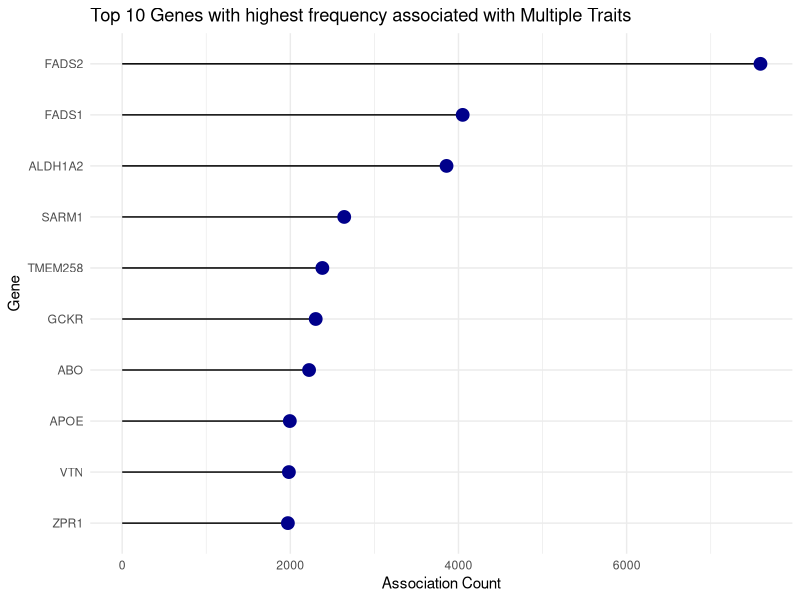
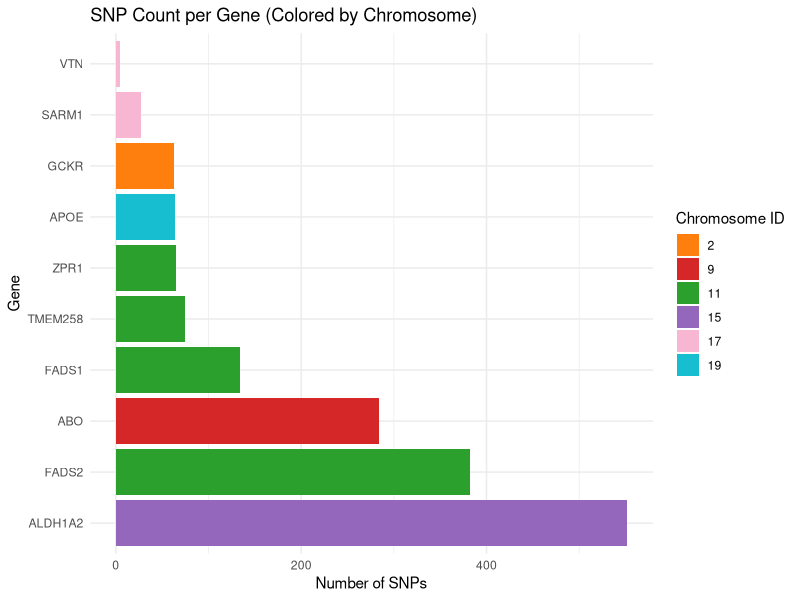
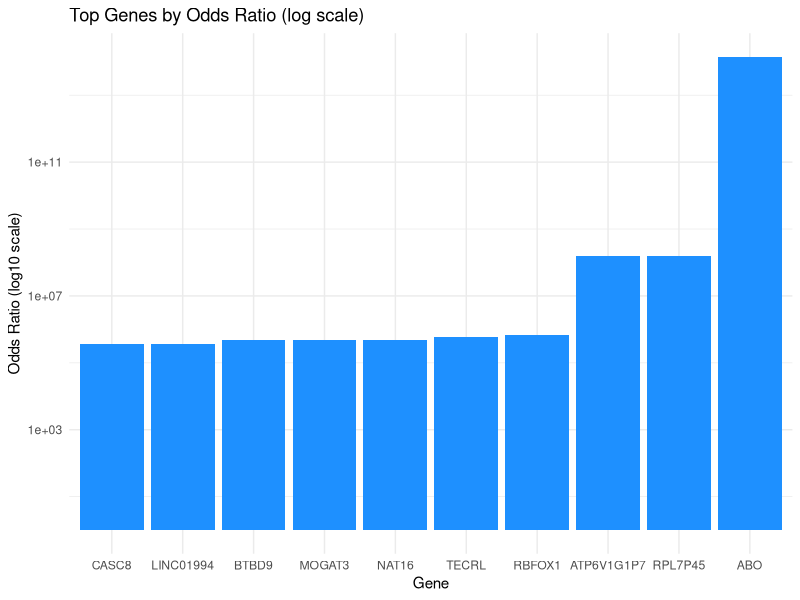
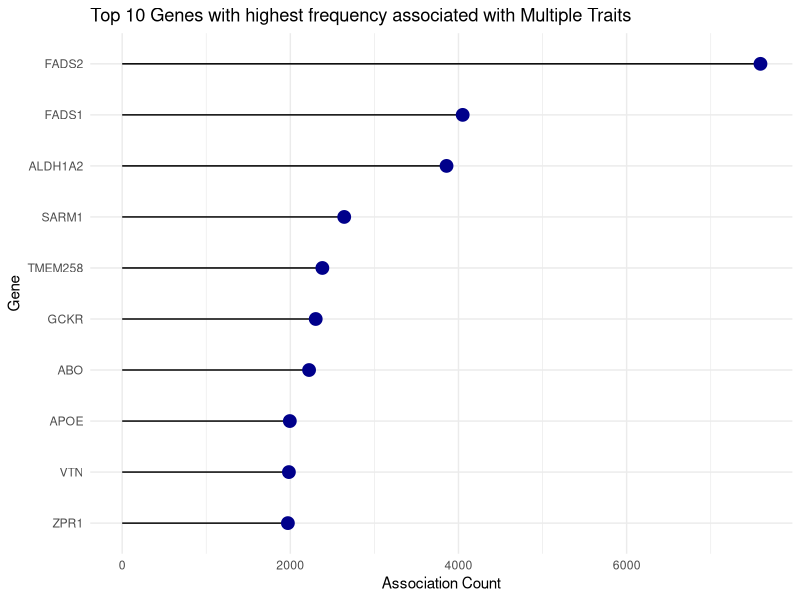
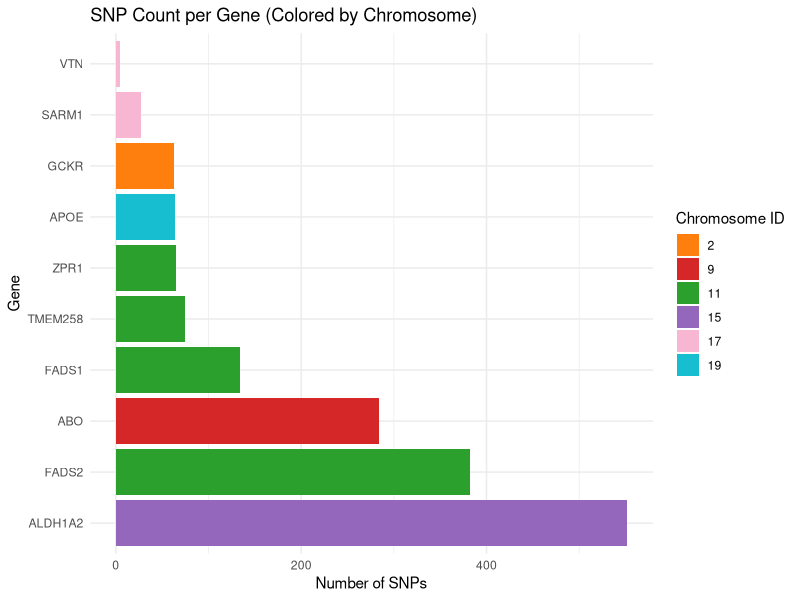
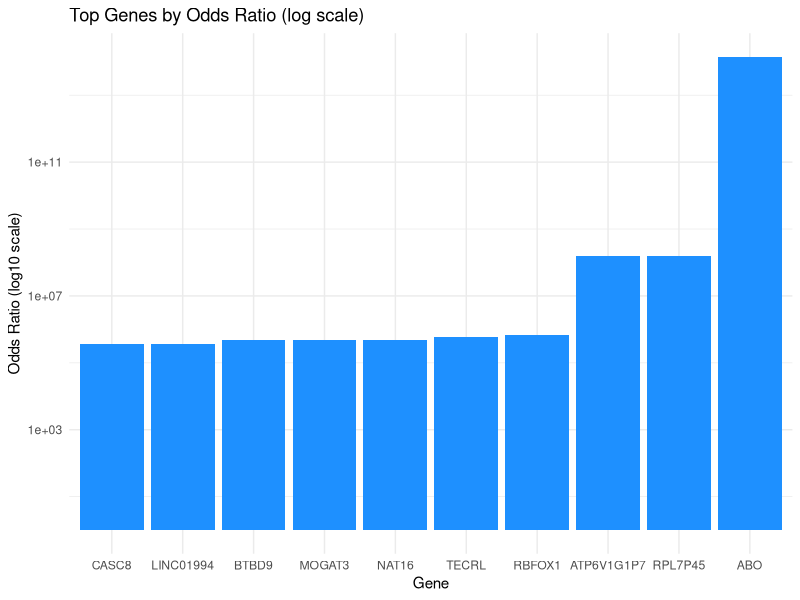

Write the R code that produced these figures, in order.
library(ggplot2)
library(readr)

#Lollipop Plot for top 10 gene frequency

data <- read_csv("Top_10_genes.csv", show_col_types = FALSE)

ggplot(data, aes(x = reorder(Gene, Count), y = Count)) +
  geom_segment(aes(x = Gene, xend = Gene, y = 0, yend = Count), color = "black") +
  geom_point(color = "darkblue", size = 4) +
  coord_flip() +
  theme_minimal() +
  labs(title = "Top 10 Genes with highest frequency associated with Multiple Traits",
       x = "Gene",
       y = "Association Count")

ggsave("gene_frequency_plot.pdf", width = 10, height = 8)


#Stacked bar plot for Top 10 genes  

library(dplyr)

df <- read_tsv("ChrID_and_mutations.tsv", show_col_types = FALSE)

df$SNP_Count <- sapply(strsplit(df$`SNP-Risk Allele`, ","), length)

gene_chr_snp <- df %>%
  group_by(Gene, `Chromosome ID`) %>%
  summarise(Total_SNPs = sum(SNP_Count, na.rm = TRUE)) %>%
  ungroup()

chrom_colors <- c(
  "2" = "#ff7f0e", "9" = "#d62728", "11" = "#2ca02c", "15" = "#9467bd",
  "17" = "#f7b6d2", "19" = "#17becf")


ggplot(gene_chr_snp, aes(x = reorder(Gene, -Total_SNPs), y = Total_SNPs, fill = as.factor(`Chromosome ID`))) +
  geom_bar(stat = "identity") +
  scale_fill_manual(values = chrom_colors) +
  coord_flip() +
  theme_minimal() +
  labs(title = "SNP Count per Gene (Colored by Chromosome)",
       x = "Gene",
       y = "Number of SNPs",
       fill = "Chromosome ID")
ggsave("ChrID_and_mutations_plot.pdf", width = 8, height = 6)




#Log scale bar plot for Odds ratio

df <- read_csv("top_10_OR.csv", show_col_types = FALSE)


ggplot(df, aes(x = reorder(MAPPED_GENE, `OR or BETA`), y = `OR or BETA`)) +
  geom_bar(stat = "identity", fill = "dodgerblue") +
  scale_y_log10() +
  theme_minimal() +
  labs(title = "Top Genes by Odds Ratio (log scale)",
       x = "Gene",
       y = "Odds Ratio (log10 scale)")
ggsave("top_10_OR_plot.pdf", width = 8, height = 6)







